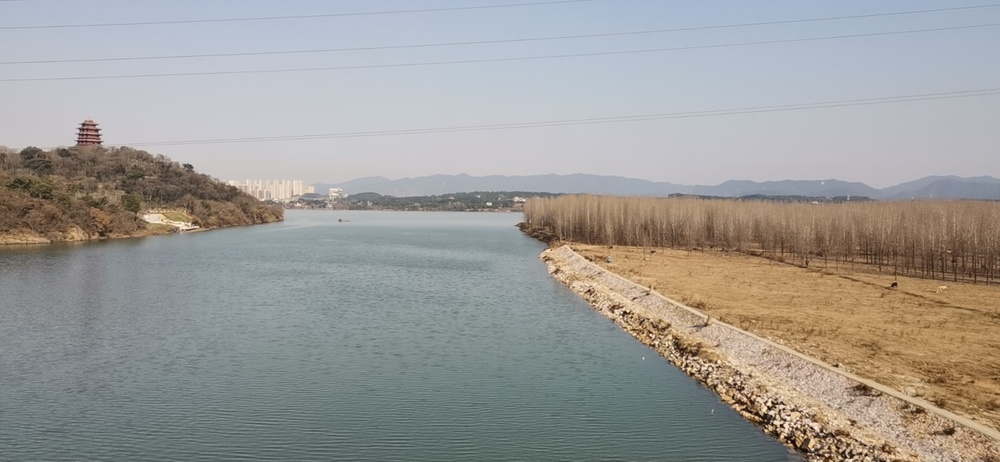
#> input picture fusion/images/1.jpg, 1000 x 462 px, shrunk from 1920 x 887 before the run, found by its file name
$ python test_2.py
#> lines starting #> are read from the running program, lines starting #| are printed output that depends on the picture; after the words box and inside, x2 and y2 are one past the last pixel; in counts of white or black regions, pixels touching at a corner belong together
import cv2
import numpy as np
import json

# # 示例多边形顶点
# points = np.array([[34, 348], [118, 331], [158, 292], [317, 284],
#                    [340, 241], [426, 240], [450, 273], [551, 256],
#                    [683, 222], [722, 248], [752, 249], [784, 333]], dtype=np.int32)
#
# json_file = "/home/ytusdc/Pictures/meimian/Snipaste_2025-02-18_11-04-02.json"
# with open(json_file, "r") as f:
#     json_data = json.load(f)
#
# # points = np.array(json_data["shapes"][0]["points"], dtype=np.int32).reshape((-1, 1, 2))
# points = np.array(json_data["shapes"][0]["points"], dtype=np.int32)
#
# # 计算凸包
# hull = cv2.convexHull(points)
#
# # 如果凸包点数大于4，选择前4个点作为四边形
# if len(hull) > 4:
#     hull = hull[:4].reshape(-1, 2)  # 取前4个点
# else:
#     hull = hull.reshape(-1, 2)  # 如果凸包点数小于等于4，直接使用
#
# print("拟合的四边形顶点：")
# print(hull)

import cv2
import numpy as np

# 示例二值掩码图像
mask = np.zeros((500, 500), dtype=np.uint8)
cv2.fillPoly(mask, [np.array([[100, 100], [200, 100], [250, 200], [150, 200]])], 255)
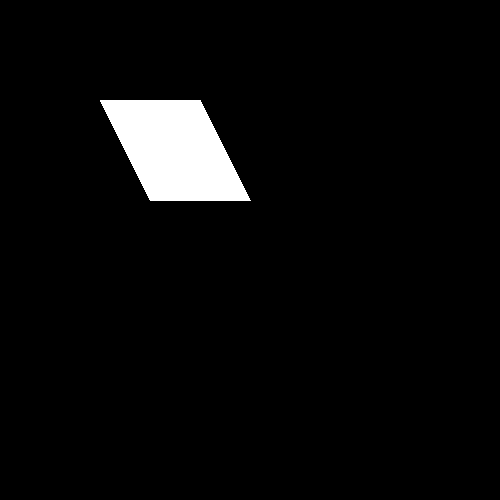
#> mask: shape (500, 500); 4.1% white; 1 white region, box (x1, y1, x2, y2) and area: (100, 100, 251, 201) 10201

mask = cv2.imread("../datasets_img_visual/1.jpg", cv2.COLOR_BGR2GRAY)
#> mask is the input picture: shape (462, 1000, 3); mean B, G, R 152, 155.1, 156.6

# 检测角点
#> (the run stopped early here; a loop or call above may not have finished)
